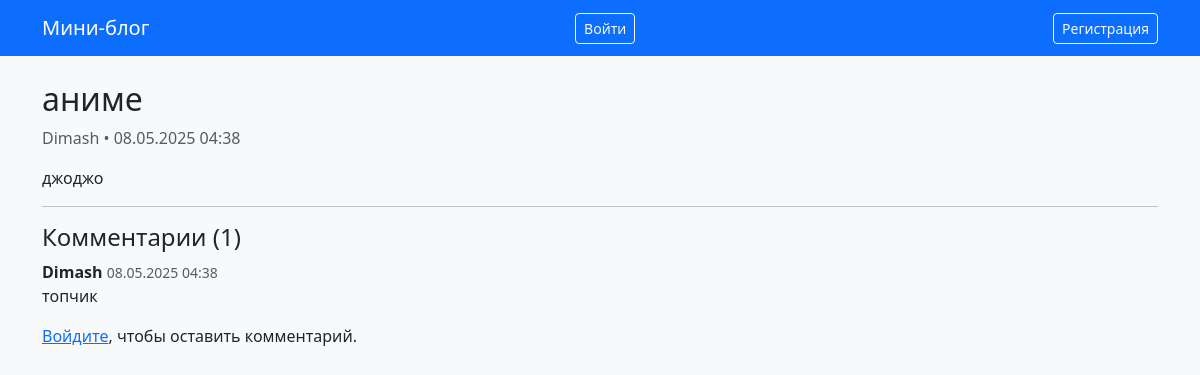
Page /posts/2/ on the committed database.
### blog/models.py (models this page shows, shortened)
class Post(models.Model):
    title       = models.CharField(max_length=200)
    content     = models.TextField()
    created_at  = models.DateTimeField(auto_now_add=True)
    author      = models.ForeignKey(User, on_delete=models.CASCADE)

class Comment(models.Model):
    post        = models.ForeignKey(Post, related_name='comments', on_delete=models.CASCADE)
    text        = models.TextField()
    created_at  = models.DateTimeField(auto_now_add=True)
    author      = models.ForeignKey(User, on_delete=models.CASCADE)

### blog/views.py (the view)
# urls.py: path('posts/<int:pk>/', views.post_detail, name='post-detail'),
def post_detail(request, pk):
    post = get_object_or_404(Post, pk=pk)
    if request.method == 'POST' and request.user.is_authenticated:
        Comment.objects.create(
            post=post, text=request.POST['text'], author=request.user
        )
        return redirect('post-detail', pk=pk)
    return render(request, 'blog/post_detail.html', {'post': post})

### blog/templates/blog/post_detail.html (shortened to what this page needs)
{% extends "blog/base.html" %}
{% block content %}
  <div class="mb-3">
    <h2>{{ post.title }}</h2>
    <p class="text-muted">{{ post.author }} • {{ post.created_at|date:"d.m.Y H:i" }}</p>
    <p>{{ post.content }}</p>
  </div>
  <hr>
  <h4>Комментарии ({{ post.comments.count }})</h4>
  {% for comment in post.comments.all %}
    <div class="mb-2">
      <strong>{{ comment.author }}</strong> <small class="text-muted">{{ comment.created_at|date:"d.m.Y H:i" }}</small>
      <p>{{ comment.text }}</p>
    </div>
  {% empty %}
    <p>Комментариев нет.</p>
  {% endfor %}
  {% if user.is_authenticated %}
    <form method="post" class="mt-4">
      {% csrf_token %}
      <div class="mb-3">
        <textarea name="text" class="form-control" rows="3" placeholder="Ваш комментарий…"></textarea>
      </div>
      <button class="btn btn-primary">Отправить</button>
    </form>
  {% else %}
    <p><a href="{% url 'login' %}">Войдите</a>, чтобы оставить комментарий.</p>
  {% endif %}
{% endblock %}

### rows in the picture
Post: title "аниме", author "Dimash", created_at "08.05.2025 04:38", content "джоджо", comments.count "1"
Comment: author "Dimash", created_at "08.05.2025 04:38", text "топчик"
